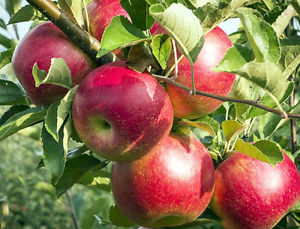
#> input picture Latihan/Pertemuan14/test/apple_77.jpg, 300 x 229 px
$ python -i latihan14c.py   (imports and definitions only)
#> lines starting #> are read from the running program, lines starting #| are printed output that depends on the picture; long printed decimals are rounded
# k-nearest neighbors on the Iris Flowers Dataset
from random import seed
from random import randrange
from csv import reader
from math import sqrt
import cv2
import numpy as np


def ekstrak_fitur(gambar):
#> called with gambar = 'test/apple_77.jpg'
    image = cv2.imread(gambar)
#> image is the input picture: shape (229, 300, 3); mean B, G, R 78.2, 113, 139.6
    # cv2.imshow('Gambar asli', image)
    # cv2.waitKey()

    width = 150
    height = 150

    dim = (width, height)
    resized = cv2.resize(image, dim, interpolation=cv2.INTER_AREA)
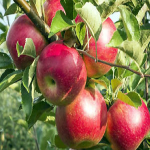
#> resized: shape (150, 150, 3); mean B, G, R 78.2, 113, 139.6

    hsv = cv2.cvtColor(resized, cv2.COLOR_BGR2HSV)
#> hsv: shape (150, 150, 3); mean H, S, V 61.2, 137.3, 151.3
    h, s, v = cv2.split(hsv)
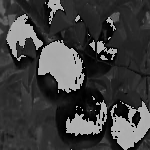
#> h: shape (150, 150); min 0, max 179, mean 61.2
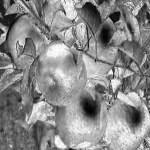
#> s: shape (150, 150); min 0, max 255, mean 137.3
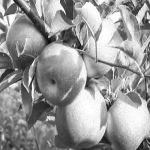
#> v: shape (150, 150); min 7, max 255, mean 151.3

    color_feature = []

    h_mean = np.mean(h)
#> h_mean = 61.15
    s_mean = np.mean(s)
#> s_mean = 137.3
    v_mean = np.mean(v)
#> v_mean = 151.3

    h_std = np.std(h)
#> h_std = 58.82
    s_std = np.std(s)
#> s_std = 52.84
    v_std = np.std(v)
#> v_std = 60.47

    fitur = [h_mean, s_mean, v_mean, h_std, s_std, v_std]
#> fitur = [61.15, 137.3, 151.3, 58.82, 52.84, 60.47]
    print(fitur)
#| [61.151, 137.311, 151.318, 58.820, 52.837, 60.474]
    # cv2.waitKey()


# Load a CSV file


# [9 lines left out: function load_csv, not called in this run]


# Convert string column to float


def str_column_to_float(dataset, column):
    for row in dataset:
        row[column] = float(row[column].strip())


# Convert string column to integer


# [127 lines left out: functions str_column_to_int, dataset_minmax, normalize_dataset, cross_validation_split, accuracy_metric, evaluate_algorithm and 4 more, not called in this run]

>>> result = ekstrak_fitur('test/apple_77.jpg')

$ run again, on Latihan/Pertemuan14/test/apple_78.jpg
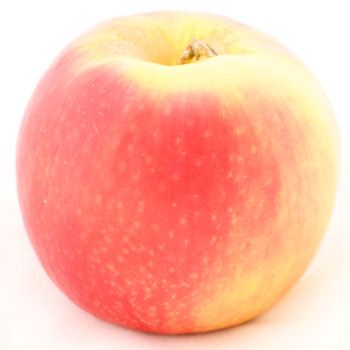
#> input picture Latihan/Pertemuan14/test/apple_78.jpg, 350 x 350 px
#> in ekstrak_fitur, image is the input picture: shape (350, 350, 3); mean B, G, R 164.5, 185.4, 253.7
#> hsv: shape (150, 150, 3); mean H, S, V 10, 89.9, 253.8
#> in ekstrak_fitur, `h, s, v = cv2.split(hsv)`:
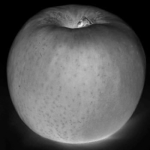
#> s: shape (150, 150); min 0, max 237, mean 89.9
#> in ekstrak_fitur, `h, s, v = cv2.split(hsv)`:
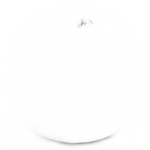
#> v: shape (150, 150); min 162, max 255, mean 253.8
#> h_mean = 9.97
#> s_mean = 89.89
#> v_mean = 253.8
#> h_std = 16.86
#> s_std = 60.8
#> v_std = 5.29
#> fitur = [9.97, 89.89, 253.8, 16.86, 60.8, 5.29]
#| [9.9704, 89.888, 253.752, 16.864, 60.797, 5.286]

$ run again, on Latihan/Pertemuan14/test/apple_80.jpg
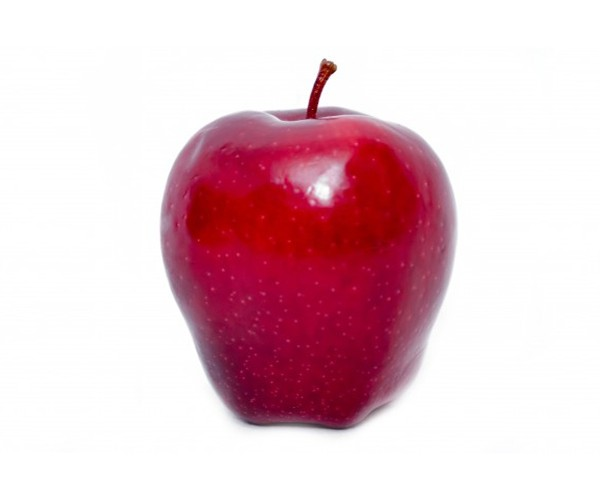
#> input picture Latihan/Pertemuan14/test/apple_80.jpg, 600 x 500 px
#> in ekstrak_fitur, image is the input picture: shape (500, 600, 3); mean B, G, R 205.3, 197.6, 229.2
#> hsv: shape (150, 150, 3); mean H, S, V 43.3, 52, 229.3
#> in ekstrak_fitur, `h, s, v = cv2.split(hsv)`:
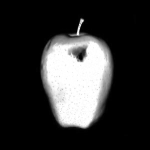
#> s: shape (150, 150); min 0, max 255, mean 52
#> in ekstrak_fitur, `h, s, v = cv2.split(hsv)`:
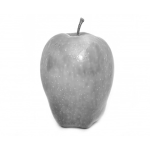
#> v: shape (150, 150); min 80, max 255, mean 229.3
#> h_mean = 43.26
#> s_mean = 51.99
#> v_mean = 229.3
#> h_std = 73.01
#> s_std = 95.17
#> v_std = 43.98
#> fitur = [43.26, 51.99, 229.3, 73.01, 95.17, 43.98]
#| [43.2624, 51.994, 229.254, 73.009, 95.166, 43.982]
